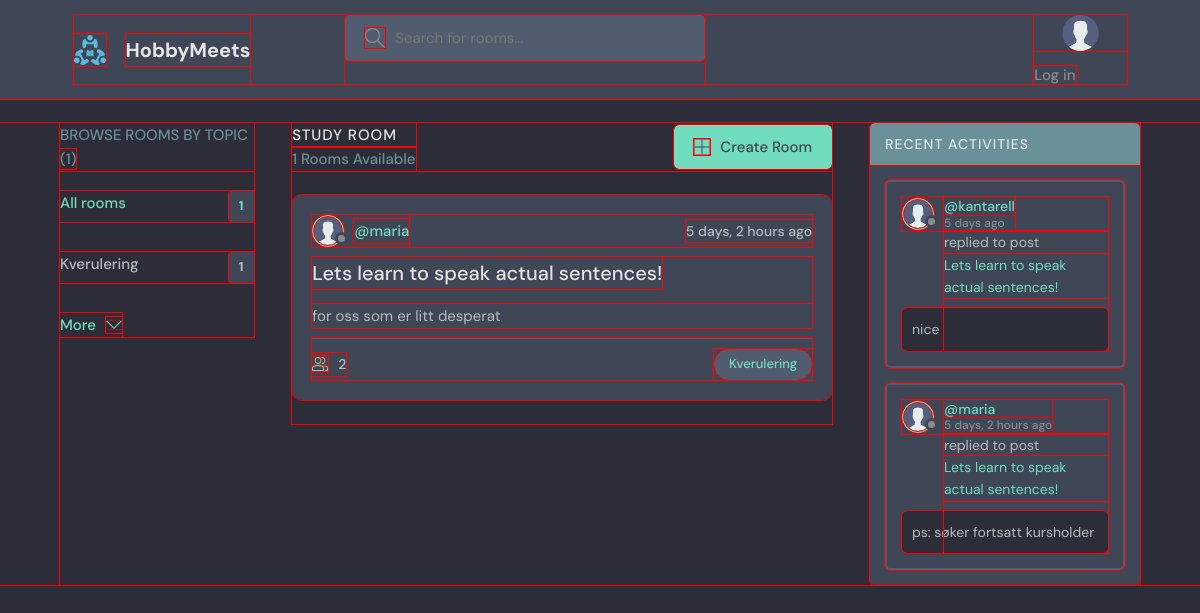
/?q=Kverulering, run on an earlier commit of the app's database.
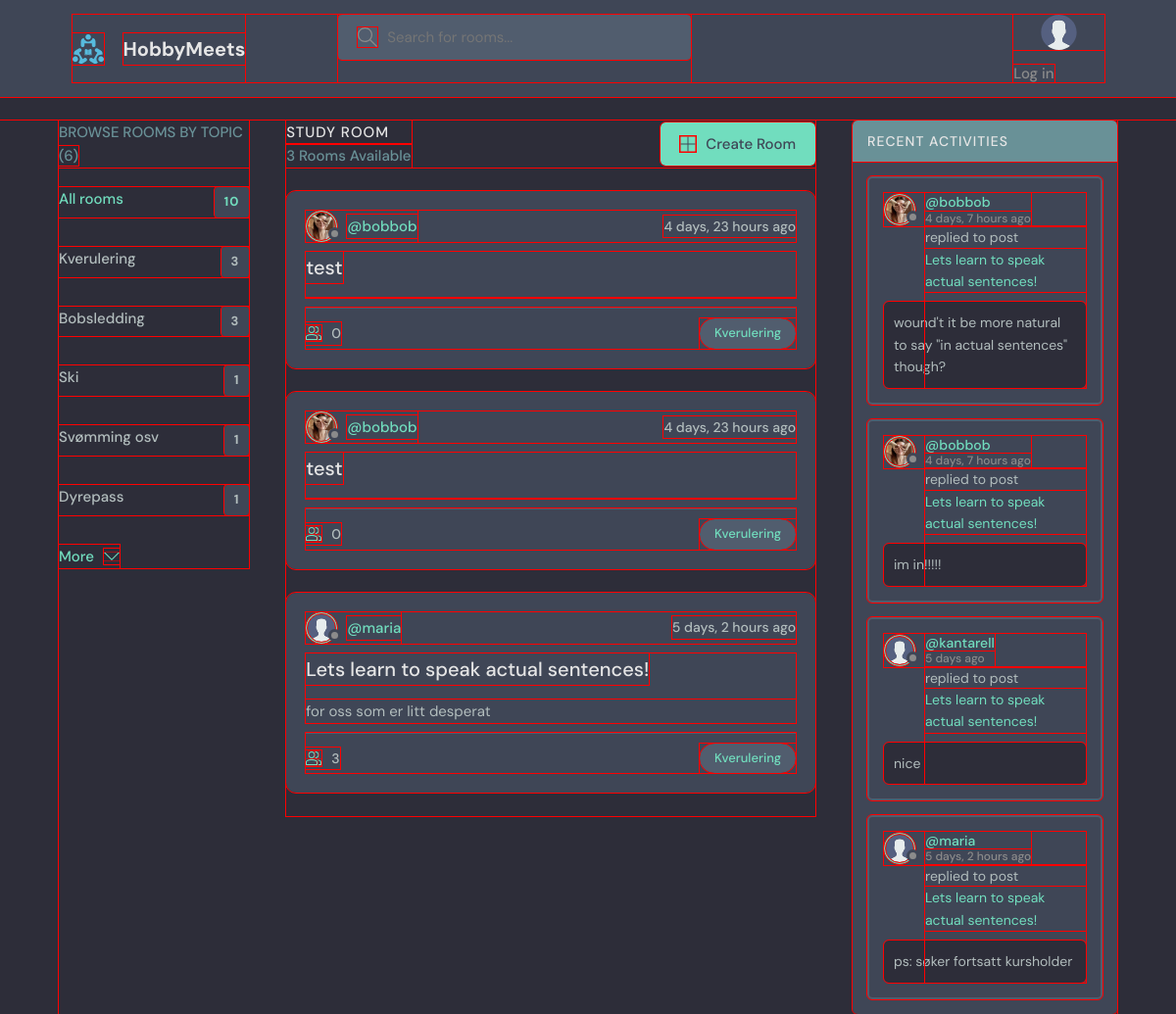
And on a later commit of the database.
### base/models.py (models this page shows, shortened)
class Topic(models.Model):
    name = models.CharField(max_length=200)

class Room(models.Model):
    host = models.ForeignKey(User, on_delete=models.SET_NULL, null=True)
    topic = models.ForeignKey(Topic, on_delete=models.SET_NULL, null=True) #ForeignKey establishes a parent-child relationship with Topic. Need to allow null=True in the db bc of SET_NULL
    name = models.CharField(max_length=200)
    description = models.TextField(null=True, blank=True) # null=True doesn't actually do much as explained here: https://stackoverflow.com/questions/8609192/what-is-the-difference-between-null-true-and-blank-true-in-django
    participants = models.ManyToManyField(User, related_name='participants', blank=True) #more about related_name on Notion/Stackoverflow. Blank=true means you can submit a form without filling everying out
    updated = models.DateTimeField(auto_now=True) #auto_now takes a snapshot everytime the instance is saved _ Eg. when the room was last updated
    created = models.DateTimeField(auto_now_add=True) #only takes a timestamp when the instance is created - Eg. when the room was created
    class Meta:
        ordering = ['-updated', '-created'] #the dash means descending order, eg. newest updated / created will be first
    def __str__(self):
        return self.name #has to be a string!! so if unsire, wrap the retunred val in a str()

class User(AbstractUser):
    name = models.CharField(max_length=200, null=True)
    email = models.EmailField(unique=True, null=True)
    bio = models.TextField(null=True)
    avatar = models.ImageField(null=True, default="avatar.svg") #TODO: fix the avatar to be something more fun, ideally a few that are randomly assigned
    USERNAME_FIELD = 'email' # override orig. User and set email as login info
    REQUIRED_FIELDS = []

class Message(models.Model):
    user = models.ForeignKey(User, on_delete=models.CASCADE) #the user that is posting the message. User class is imported (django.contrib.auth.models)
    room = models.ForeignKey(Room, on_delete=models.CASCADE) #ForeignKey establishes a parent-child relationship with Room, and CASCADE means that when a Room object is deleted, all its children are deleted as well
    body = models.TextField() #leave empty to force users to write message
    updated = models.DateTimeField(auto_now=True) #auto_now takes a snapshot everytime the instance is saved _ Eg. when the room was last updated
    created = models.DateTimeField(auto_now_add=True) #only takes a timestamp when the instance is created - Eg. when the room was created
    class Meta:
        ordering = ['-created'] #the dash means descending order, eg. newest updated / created will be first

### base/views.py (the view)
# urls.py: path('', views.home, name ="home"), #three parameters: home page path, home view from the views file, and an optional name to call this view/url (handy bc you can reference the url by its name in othe
def home(request):
    q = request.GET.get('q') if request.GET.get('q') != None else '' #q for query hehe. q returns whatever is passed into the url. youtube: 2:13:40 for more
    rooms = Room.objects.filter( #filter() w/out parameters works just like all()
        Q(topic__name__icontains=q) | #icontains is for the search functionality, makes it possible to search for partial matches (i makes it case insensitive)
        Q(name__icontains=q) | #topic__name, name, description are all keywords of filter, not of Room model. topic__name is a composite keyword that goes into the parent function
        Q(description__icontains=q)
        )
    room_count = rooms.count() #faster than len() method
    room_messages = Message.objects.filter(Q(room__topic__name__icontains=q))
    context = {'rooms': rooms, 'room_count': room_count,
                'room_messages': room_messages}
    return render(request, 'base/home.html', context)

### base/context_processors.py (called while the page is built)
def globalVars(request):
    topics = Topic.objects.all()
    top_topics = Topic.objects.all()[0:5] #lazy way of making above request work in the template:))
    total_room_count = Room.objects.all().count()
    context = {'topics': topics, 'total_room_count': total_room_count, 'top_topics': top_topics}
    return context

### base/templates/base/home.html (shortened to what this page needs)
{% extends 'main.html' %}
{% block content %}
    <main class="layout layout--3">
      <div class="container">
        {% include 'base/topics_component.html' %}
        <div class="roomList">
          <div class="roomList__header">
            <div>
              <h2>Study Room</h2>
              <p>{{room_count}} Rooms Available</p>
            </div>
            <a class="btn btn--main" href="{% url 'create-room' %}">
              <svg version="1.1" xmlns="http://www.w3.org/2000/svg" width="32" height="32" viewBox="0 0 32 32">
                <title>add</title>
                <path
                  d="M16.943 0.943h-1.885v14.115h-14.115v1.885h14.115v14.115h1.885v-14.115h14.115v-1.885h-14.115v-14.115z"
                ></path>
              </svg>
              Create Room
            </a>
          </div>
          {% include 'base/feed_component.html' %}
        </div>
        {% include 'base/activity_component.html' %}
      </div>
    </main>
    {% endblock %}

### base/templates/base/topics_component.html
<div class="topics">
    <div class="topics__header">
      <h2>Browse Rooms by Topic <span>({{topics.count}})</span></h2>
    </div>
    <ul class="topics__list">
      <li>
        <a href="/" class="active">All rooms <span>{{total_room_count}}</span></a>
      </li>
      {% for topic in top_topics %}
      <li>
        <a href="{% url 'home' %}?q={{topic.name}}">{{topic.name}}<span>{{topic.room_set.all.count}}</span></a>
      </li>
      {% endfor %}
    </ul>
    <a class="btn btn--link" href="{% url 'topics' %}">
      More
      <svg version="1.1" xmlns="http://www.w3.org/2000/svg" width="32" height="32" viewBox="0 0 32 32">
        <title>chevron-down</title>
        <path d="M16 21l-13-13h-3l16 16 16-16h-3l-13 13z"></path>
      </svg>
    </a>
  </div>

### base/templates/base/feed_component.html (shortened to what this page needs)
{% for room in rooms%}
<div class="roomListRoom">
    <div class="roomListRoom__header">
      <a href="{% url 'user-profile' room.host.id %}" class="roomListRoom__author">
        <div class="avatar avatar--small">
          <img src="{{room.host.avatar.url}}" />
        </div>
        <span>@{{room.host.username}}</span>
      </a>
      <div class="roomListRoom__actions">
        <span>{{room.created|timesince}} ago</span>
      </div>
    </div>
    <div class="roomListRoom__content">
      <a href="{% url 'room' room.id %}">{{room.name}}</a>
      <p>
        {{room.description}}
       </p>
    </div>
    <div class="roomListRoom__meta">
      <a href="{% url 'room' room.id %}" class="roomListRoom__joined">
        {{room.participants.all.count}}
      </a>
      <a href="{% url 'home' %}?q={{room.topic.name}}"><p class="roomListRoom__topic">{{room.topic.name}}</p></a>
    </div>
</div>
{% endfor %}

### base/templates/base/activity_component.html (shortened to what this page needs)
<div class="activities">
    <div class="activities__header">
      <h2>Recent Activities</h2>
    </div>
    {% for message in room_messages %}
    <div class="activities__box">
      <div class="activities__boxHeader roomListRoom__header">
        <a href="{% url 'user-profile' message.user.id %}" class="roomListRoom__author">
          <div class="avatar avatar--small">
            <img src="{{message.user.avatar.url}}" />
          </div>
          <p>
            @{{message.user.username}}
            <span>{{message.created|timesince}} ago</span>
          </p>
        </a>
      </div>
      <div class="activities__boxContent">
        <p>replied to post <a href="{% url 'room' message.room.id %}">{{message.room}}</a></p>
        <div class="activities__boxRoomContent">
          {{message.body|truncatechars:100}}
        </div>
      </div>
    </div>
    {% endfor %}
  </div>

What changed in the data, as far as the page shows it:
computed for Topic "Kverulering": room_set.all.count "1" → "3"
added Topic: name "Bobsledding", room_set.all.count "3"
added Topic: name "Ski", room_set.all.count "1"
added Topic: name "Svømming osv", room_set.all.count "1"
added Topic: name "Dyrepass", room_set.all.count "1"
added Room: host.avatar (picture), host.username "bobbob", created "4 days, 23 hours", name "test", participants.all.count "0", topic.name "Kverulering"
added Room: host.avatar (picture), host.username "bobbob", created "4 days, 23 hours", name "test", participants.all.count "0", topic.name "Kverulering"
computed for Room "Lets learn to speak actual sentences!": participants.all.count "2" → "3"
added Message: user.avatar (picture), user.username "bobbob", created "4 days, 7 hours", room "Lets learn to speak actual sentences!", body "wound't it be more natural to say \"in actual sentences\" though?"
added Message: user.avatar (picture), user.username "bobbob", created "4 days, 7 hours", room "Lets learn to speak actual sentences!", body "im in!!!!!"
Also different on the page:
{{ topics.count }}: "1" → "6"
{{ total_room_count }}: "1" → "10"
{{ room_count }}: "1" → "3"
